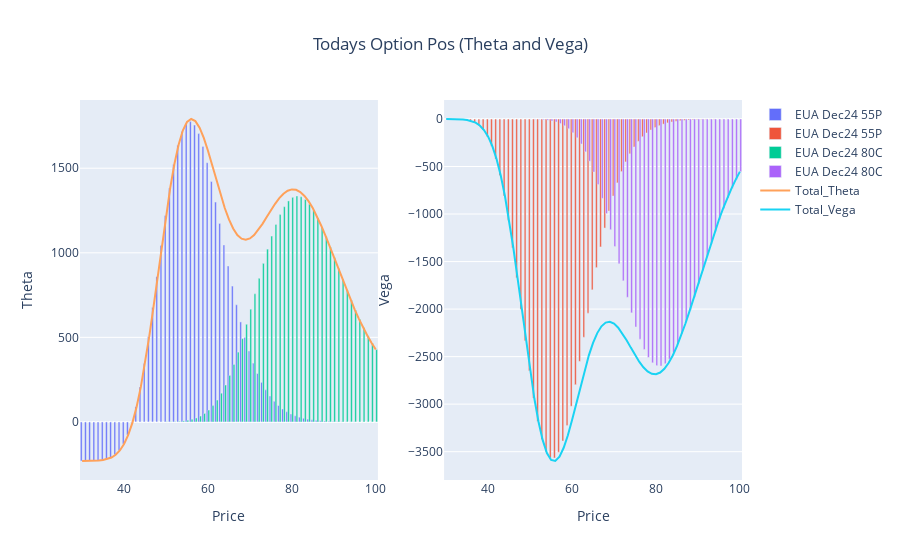

The cell this chart's notebook holds for it:
### Code cell
fig_t = go.Figure()
for i in list(t)[1:-1]:
    fig_t.add_trace(go.Bar(x=t.Price, y=t[i], name=i, base=0))

fig_t.add_trace(go.Scatter(x=t.Price, y=t.Option_Theta, mode='lines', name='Total_Theta'))


#~~~~~~~~~~~~~~~~~~~~~~~~~~~~~~~~~~~~~~~~~~~~~~~~~~~~~~~~~~~~~~~~~~~~~~~~~~~~~~~~~
fig_v = go.Figure()
for i in list(v)[1:-1]:
    fig_v.add_trace(go.Bar(x=v.Price, y=v[i], name=i, base=0))

fig_v.add_trace(go.Scatter(x=v.Price, y=v.Option_Vega, mode='lines', name='Total_Vega'))

#~~~~~~~~~~~~~~~~~~~~~~~~~~~~~~~~~~~~~~~~~~~~~~~~~~~~~~~~~~~~~~~~~~~~~~~~~~~~~~~~
fig = make_subplots(rows=1, cols=2)
for i in range(0,len(fig_p.data)):
    fig.add_trace(fig_t.data[i], row=1, col=1)
    fig.add_trace(fig_v.data[i], row=1, col=2)
    
#fig.update_layout(title={'text': 'Todays Option Pos (Theta and Vega)','x': 0.5,'xanchor': 'center'}, barmode='stack')
fig.update_layout(title={'text': 'Todays Option Pos (Theta and Vega)','x': 0.5,'xanchor': 'center'})

fig.update_xaxes(title_text="Price", row=1, col=1)
fig.update_yaxes(title_text="Theta", row=1, col=1)
fig.update_xaxes(title_text="Price", row=1, col=2)
fig.update_yaxes(title_text="Vega", row=1, col=2)    
fig.show()
